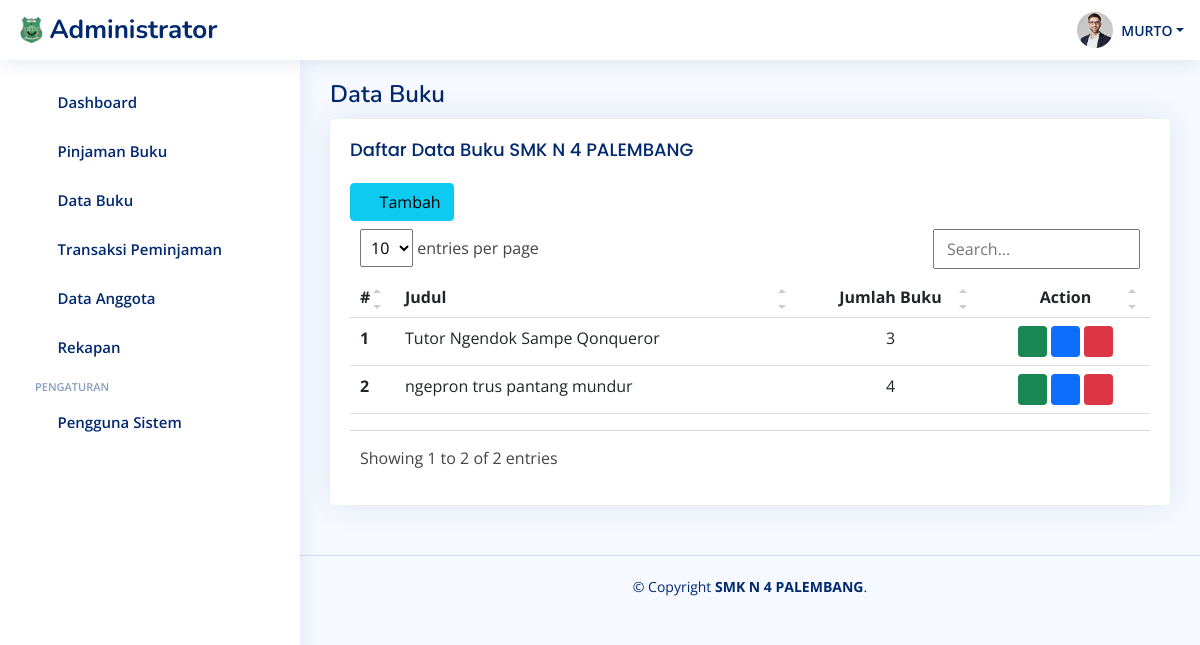
The app's page /index.php?hal=data_buku (signed in) with its own data.
### tables this page shows
CREATE TABLE `tb_buku` (
  `id_buku` int(11) NOT NULL,
  `judul_buku` varchar(250) NOT NULL,
  `pengarang` varchar(50) NOT NULL,
  `penerbit` varchar(50) NOT NULL,
  `th_terbit` varchar(5) NOT NULL,
  `isbn` varchar(50) NOT NULL,
  `jumlah_buku` int(11) NOT NULL,
  `tgl_input` date NOT NULL
);

### admin/buku/data_buku.php (the view)
<div class="pagetitle">
   <h1>Data Buku</h1>
</div>
<section class="section">
   <div class="row">
      <div class="col-lg-12">
         <div class="card">
            <div class="card-body">
               <h5 class="card-title">Daftar Data Buku SMK N 4 PALEMBANG</h5>
               <a href="index.php?hal=tambah_buku" type="button" class="btn btn-info"><i class="bx bx-plus"></i> Tambah </a>
               <table class="table datatable">
                  <thead>
                     <tr>
                           <th scope="col">#</th>
                           <th scope="col">Judul</th>
                           <th scope="col" class="text-center">Jumlah Buku</th>
                           <th scope="col" class="text-center">Action</th>
                     </tr>
                  </thead>
                  <tbody>
                   <?php
                       include "koneksi/koneksi.php";
                       $no = 1;
                       $query = mysqli_query($koneksi, "SELECT * FROM tb_buku ORDER BY id_buku DESC ");
                       while($row = mysqli_fetch_assoc($query)){
                   ?>
                     <tr>
                        <th scope="row"><?=$no++;?></th>
                        <td><?=$row['judul_buku'];?></td>
                        <td class="text-center"><?=$row['jumlah_buku'];?></td>
                        <td class="text-center">
                           <a href="index.php?hal=lihat_buku&id=<?=$row['id_buku']?>" class="btn btn-success btn-sm" title="Lihat Data"><i class="bx bxs-show"></i></a>
                           <a href="index.php?hal=edit_buku&id=<?=$row['id_buku']?>" class="btn btn-primary btn-sm" title="Edit Data"><i class="bi bi-pencil-square"></i></a>
                           <a href="index.php?hal=hapus_buku&id=<?=$row['id_buku']?>" class="btn btn-danger btn-sm" title="Hapus Data" onclick="return confirm('Yakin Hapus Data Ini ?')"><i class="bi bi-trash-fill"></i></a>
                        </td>
                     </tr>
                     <?php } ?>
                  </tbody>
               </table>
            </div>
         </div>
      </div>
   </div>
 </section>

### assets/css/simple-datatables.css (style rules this page uses)
.dataTable-table { max-width: 100%; width: 100%; border-spacing: 0; border-collapse: separate; }
.dataTable-table > tbody > tr > td, .dataTable-table > tbody > tr > th, .dataTable-table > tfoot > tr > td, .dataTable-table > tfoot > tr > th, .dataTable-table > thead > tr > td, .dataTable-table > thead > tr > th { vertical-align: top; padding: 8px 10px; }
.dataTable-table > thead > tr > th { vertical-align: bottom; text-align: left; border-bottom: 1px solid #d9d9d9; }
.dataTable-table th { vertical-align: bottom; text-align: left; }

### assets/css/style.css (style rules this page uses)
:root { scroll-behavior: smooth; }
body { font-family: "Open Sans", sans-serif; background: #f6f9ff; color: #444444; }
a { color: #4154f1; text-decoration: none; }
h1, h2, h3, h4, h5, h6 { font-family: "Nunito", sans-serif; }
.pagetitle { margin-bottom: 10px; }
.pagetitle h1 { font-size: 24px; margin-bottom: 0; font-weight: 600; color: #012970; }
.card { margin-bottom: 30px; border: none; border-radius: 5px; box-shadow: 0px 0 30px rgba(1, 41, 112, 0.1); }
.card-title { padding: 20px 0 15px 0; font-size: 18px; font-weight: 500; color: #012970; font-family: "Poppins", sans-serif; }
.card-body { padding: 0 20px 20px 20px; }

### records on screen
tb_buku: judul_buku "Tutor Ngendok Sampe Qonqueror", jumlah_buku "3"
tb_buku: judul_buku "ngepron trus pantang mundur", jumlah_buku "4"

### other values on screen
$data_level "Administrator"
$data_nama "MURTO"
